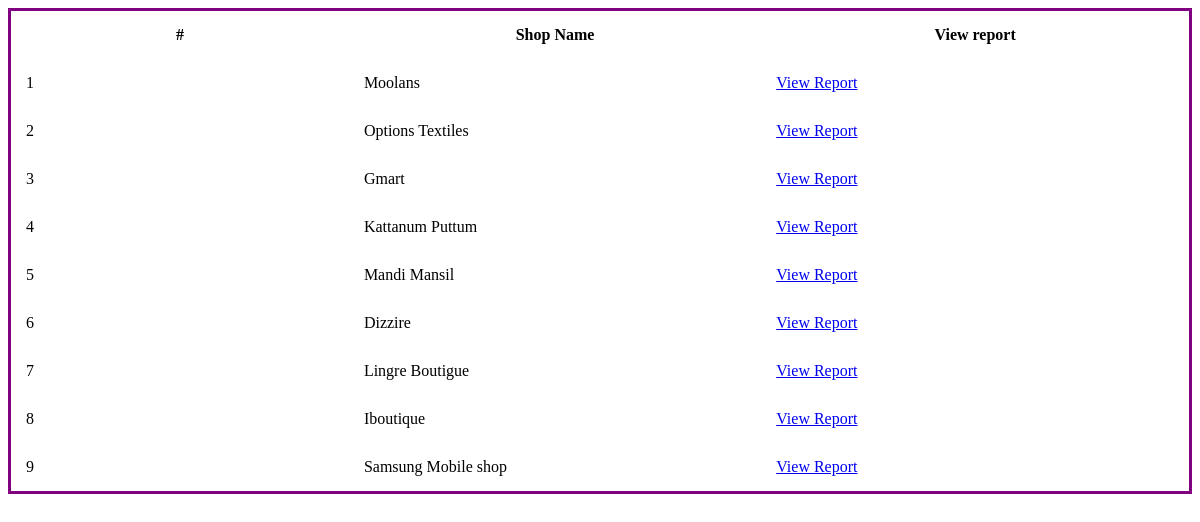
The page /wadmin/Shopreport/ on the database as committed earlier.
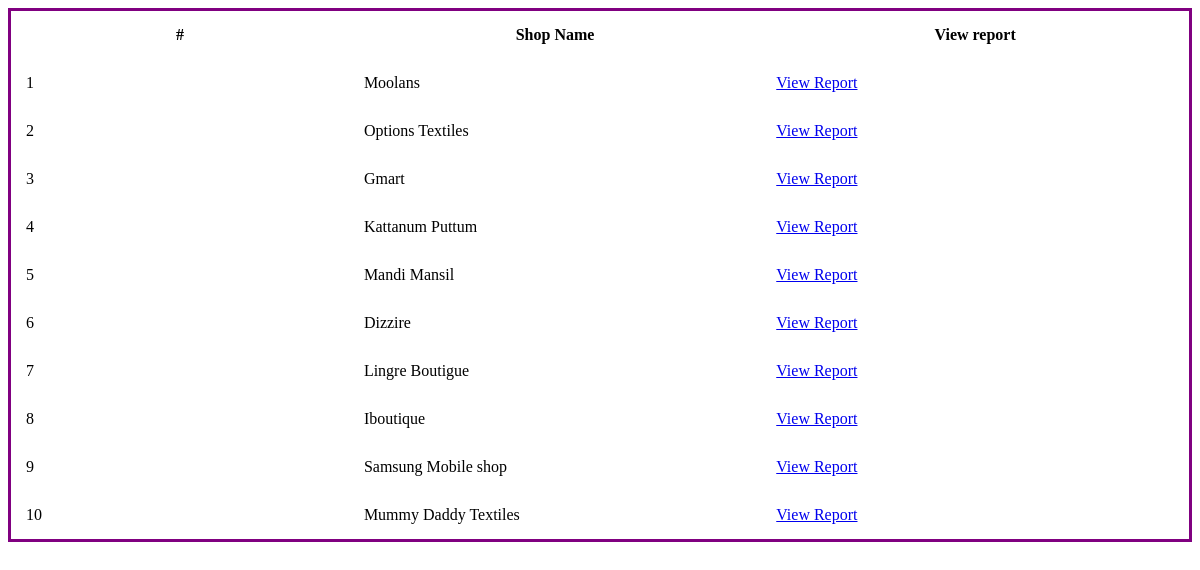
The same page on the database as committed later.
### Admin/models.py (models this page shows)
class tbl_shop(models.Model):
    name=models.CharField(max_length=30)
    contact=models.CharField(max_length=35)
    email=models.CharField(max_length=40)
    address=models.CharField(max_length=45)
    place=models.ForeignKey(tbl_place,on_delete=models.CASCADE)
    proof=models.FileField(upload_to="Shopproof/")
    photo=models.FileField(upload_to="Shopphoto/")
    password=models.CharField(max_length=40)

### Admin/views.py (the view)
# urls.py: path('Shopreport/',views.shopreport,name="shopreport"),
def shopreport(request):
    shopdata=tbl_shop.objects.all()
    return render(request,'Admin/Shopreport.html',{'product':shopdata})

### Admin/Templates/Admin/Shopreport.html (shortened to what this page needs)
<!DOCTYPE html>
<html lang="en">
<head>
</head>
<body>
    <table>
        <tr>
            <th>#</th>
            <th>Shop Name</th>
            <th>View report</th>
        </tr>
        {% for i in product %}
        <tr>
            <td>{{forloop.counter}}</td>
            <td>{{i.name}}</td>
            <td><a href="{% url 'webadmin:viewreportshop' i.id %}">View Report</a></td>
        </tr>
        {% endfor %}
    </table>
</body>
</html>

### Admin/Templates/Admin/Shopreport.html (style rules this page uses)
table { table-layout: fixed; width: 100%; border-collapse: collapse; border: 3px solid purple; }
th:nth-child(1) { width: 20%; }
th:nth-child(2) { width: 25%; }
th:nth-child(3) { width: 26%; }
th, td { padding: 15px; }

Rows that differ between the two databases and show on the page:
added tbl_shop: name "Mummy Daddy Textiles"
